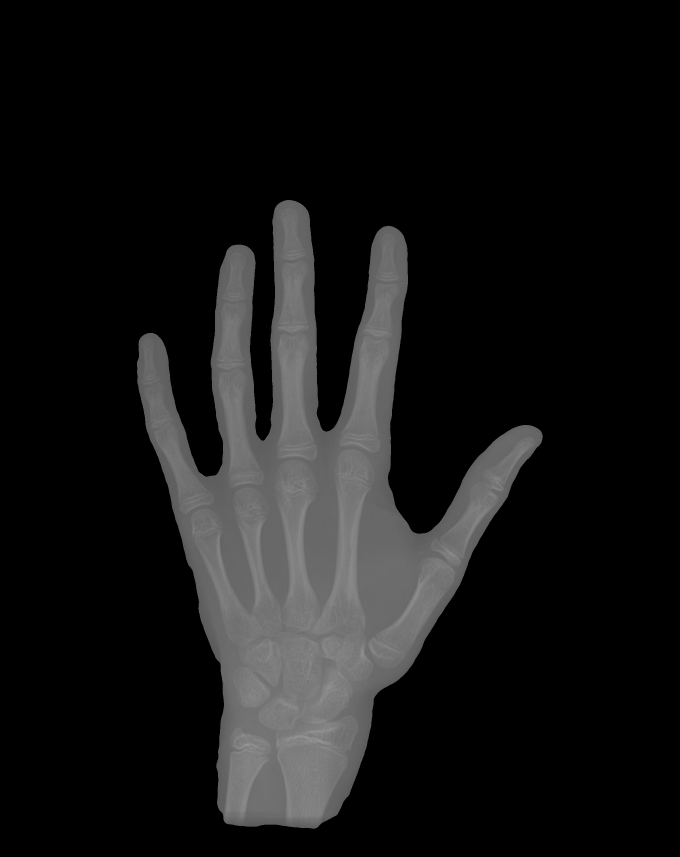
#> input picture archive (1)_segmented/testing/4398.png, 2040 x 2570 px (shown at 1/3 size)
$ python -i segmentation.py   (imports and definitions only)
#> lines starting #> are read from the running program, lines starting #| are printed output that depends on the picture; after the words box and inside, x2 and y2 are one past the last pixel; in counts of white or black regions, pixels touching at a corner belong together
#> further down, picture is the input picture: shape (2570, 2040); min 0, max 153, mean 21.4
import argparse
from pathlib import Path

import cv2
import numpy as np
from PIL import Image


SCRIPT_DIR = Path(__file__).resolve().parent
PROJECT_ROOT = SCRIPT_DIR.parent
DEFAULT_INPUT_DIR = PROJECT_ROOT / "archive (1)"
VALID_SUFFIXES = {".png", ".jpg", ".jpeg", ".bmp", ".tif", ".tiff"}


def get_inner_crop_bbox_two_pass(img: np.ndarray) -> tuple[int, int, int, int]:
    """
    Find the inner bounding box in two passes:
    1. Strip pure black scanner padding.
    2. Try to skip a thick gray bevel-like frame.
    """
    # Pass 1: remove black padding.
    mask_nonblack = (img > 5).astype(np.uint8)
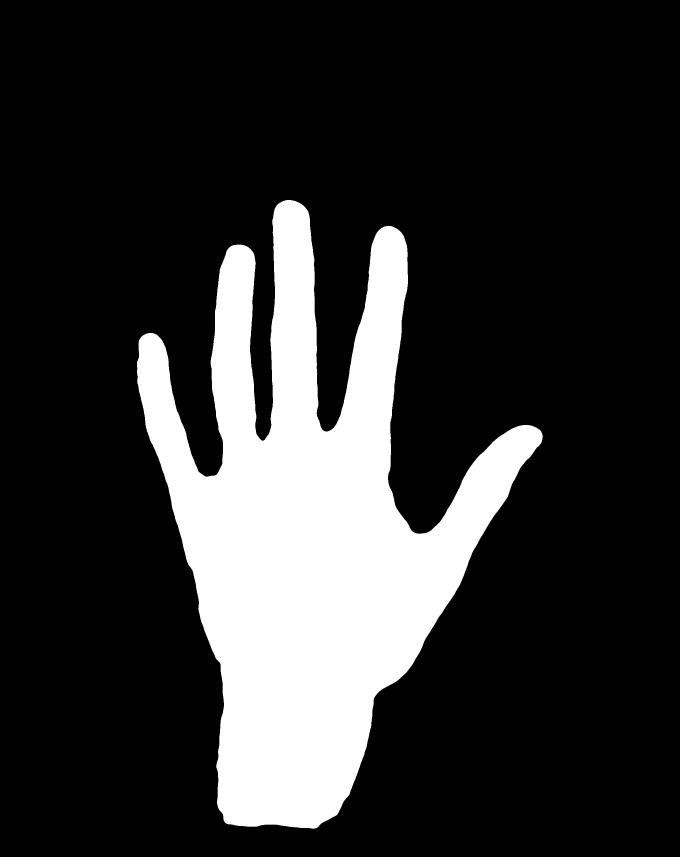
#> mask_nonblack: shape (2570, 2040) (shown at 1/3 size); values 0 (black) and 1 (white), 19.2% white; 1 white region, box (x1, y1, x2, y2) and area: (411, 600, 1628, 2486) 1008610
    x1, y1, bw1, bh1 = cv2.boundingRect(mask_nonblack)
#> x1 = 411; y1 = 600; bw1 = 1217; bh1 = 1886

    if bw1 == 0 or bh1 == 0:
        return 0, 0, img.shape[1], img.shape[0]

    crop1 = img[y1:y1+bh1, x1:x1+bw1]

    # Pass 2: detect the inner area past the gray frame.
    h, w = crop1.shape
#> h = 1886; w = 1217
    th, _ = cv2.threshold(crop1, 0, 255, cv2.THRESH_BINARY + cv2.THRESH_OTSU)
#> th = 0

    if th < 10:
        return x1, y1, x1 + bw1, y1 + bh1

    bg_mask = (crop1 < th).astype(np.uint8)
    n, labels, stats, centroids = cv2.connectedComponentsWithStats(bg_mask, connectivity=8)

    min_x, min_y = w, h
    max_x, max_y = 0, 0
    found_any = False
    margin = int(min(w, h) * 0.02)

    for j in range(1, n):
        area = stats[j, cv2.CC_STAT_AREA]
        # Ignore small noisy components.
        if area < w * h * 0.05:
            continue

        bx = stats[j, cv2.CC_STAT_LEFT]
        by = stats[j, cv2.CC_STAT_TOP]
        bbw = stats[j, cv2.CC_STAT_WIDTH]
        bbh = stats[j, cv2.CC_STAT_HEIGHT]

        touches_border = (bx < margin) or (by < margin) or \
                         (bx + bbw > w - margin) or (by + bbh > h - margin)

        # Components away from the border are likely the background inside the frame.
        if not touches_border:
            min_x = min(min_x, bx)
            min_y = min(min_y, by)
            max_x = max(max_x, bx + bbw)
            max_y = max(max_y, by + bbh)
            found_any = True

    if found_any:
        pad = 5
        final_x1 = x1 + max(0, min_x - pad)
        final_y1 = y1 + max(0, min_y - pad)
        final_x2 = x1 + min(w, max_x + pad)
        final_y2 = y1 + min(h, max_y + pad)
        return final_x1, final_y1, final_x2, final_y2
    else:
        # Fall back to the first crop if no enclosed inner region was found.
        return x1, y1, x1 + bw1, y1 + bh1


def adaptive_multi_otsu(median_blur: np.ndarray) -> tuple[int, np.ndarray]:
    """
    Split the histogram into three classes:
    1. Very dark pixels (borders or noise)
    2. Background
    3. Foreground (hand)
    Pick the threshold that best separates background from hand.
    """
    mask_valid = median_blur > 10
    if mask_valid.sum() == 0:
        return 0, np.zeros_like(median_blur)

    pixels = median_blur[mask_valid]
    hist, _ = np.histogram(pixels, bins=256, range=(0, 255))
    hist = hist.astype(float)
    total = hist.sum()
    sum_total = np.dot(np.arange(256), hist)

    maximum = 0.0
    th1, th2 = 0, 0
    w0, sum0 = 0.0, 0.0
    for i in range(254):
        w0 += hist[i]
        if w0 == 0:
            continue
        sum0 += i * hist[i]
        m0 = sum0 / w0

        w1, sum1 = 0.0, 0.0
        for j in range(i + 1, 255):
            w1 += hist[j]
            if w1 == 0:
                continue
            sum1 += j * hist[j]
            m1 = sum1 / w1

            w2 = total - w0 - w1
            if w2 <= 0:
                break
            sum2 = sum_total - sum0 - sum1
            m2 = sum2 / w2

            between = w0 * (m0)**2 + w1 * (m1)**2 + w2 * (m2)**2
            if between > maximum:
                maximum = between
                th1 = i
                th2 = j

    # Decide which threshold is the useful split.
    c0_size = hist[:th1 + 1].sum()
    # If the darkest class is small, treat it as border noise and use th2.
    if c0_size < total * 0.15:
        chosen_th = th2
    else:
        chosen_th = th1

    _, mask_high = cv2.threshold(median_blur, chosen_th, 255, cv2.THRESH_BINARY)
    return chosen_th, mask_high


def get_largest_component(mask: np.ndarray) -> np.ndarray:
    mask = (mask > 0).astype(np.uint8)
    n, cc, stats, _ = cv2.connectedComponentsWithStats(mask, connectivity=8)
    if n <= 1:
        return mask
    largest_id = 1 + np.argmax(stats[1:, cv2.CC_STAT_AREA])
    return (cc == largest_id).astype(np.uint8)


def fill_holes(mask: np.ndarray) -> np.ndarray:
    """Fill holes via contours instead of floodFill from (0, 0)."""
    mask = (mask > 0).astype(np.uint8) * 255
    contours, _ = cv2.findContours(mask, cv2.RETR_EXTERNAL, cv2.CHAIN_APPROX_SIMPLE)
    cv2.drawContours(mask, contours, -1, 255, -1)
    return (mask > 0).astype(np.uint8)


def save_gray(arr: np.ndarray, path: Path) -> None:
    Image.fromarray(arr.astype(np.uint8)).save(str(path))


# [6 lines left out: function iter_image_files, not called in this run]


def create_smooth_organic_mask(img: np.ndarray) -> np.ndarray:
    # 1. Tight inner crop with a two-pass box search.
    left, top, right, bottom = get_inner_crop_bbox_two_pass(img)
#> left = 411; top = 600; right = 1628; bottom = 2486
    top, bottom = max(0, top), min(img.shape[0], bottom)
    left, right = max(0, left), min(img.shape[1], right)

    crop = img[top:bottom, left:right].copy()
    if crop.size == 0:
        # Fall back to the full image if cropping fails.
        crop = img.copy()
        top, left = 0, 0
        bottom, right = img.shape

    # 2. Clear a thin outer band so scanner lines and edge junk do not
    # blur into a closed frame that confuses GrabCut.
    h_crop, w_crop = crop.shape
#> h_crop = 1886; w_crop = 1217
    margin_y = max(1, int(h_crop * 0.025))
#> margin_y = 47
    margin_x = max(1, int(w_crop * 0.025))
#> margin_x = 30
    crop[:margin_y, :] = 0
    crop[-margin_y:, :] = 0
    crop[:, :margin_x] = 0
    crop[:, -margin_x:] = 0
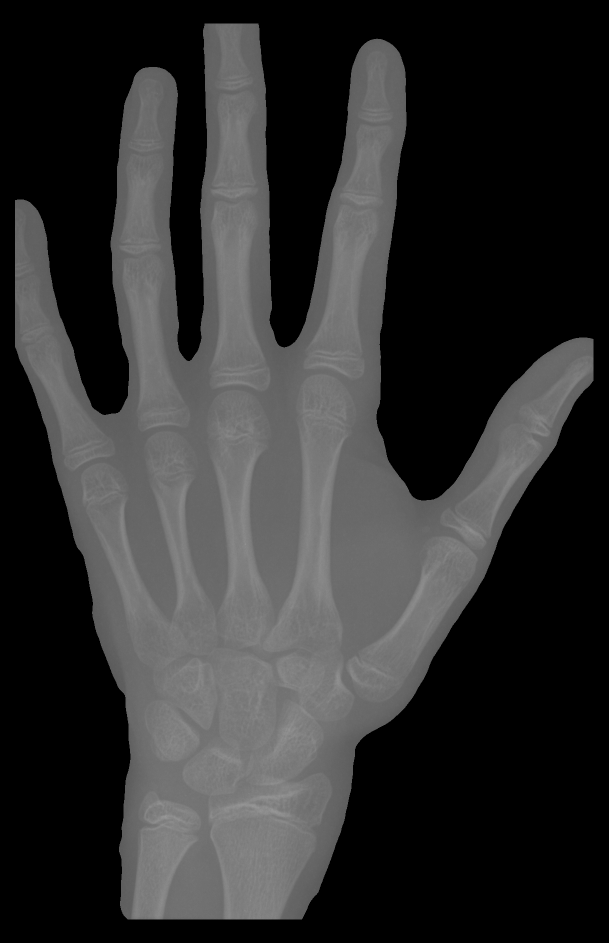
#> crop: shape (1886, 1217) (shown at 1/2 size); min 0, max 153, mean 47.8

    # 3. Percentile clipping removes extreme outliers.
    p_low = np.percentile(crop, 3)
#> p_low = 0
    p_high = np.percentile(crop, 97)
#> p_high = 128
    clipped = np.clip(crop, p_low, p_high)

    # 4. Z-score normalization evens out contrast.
    mean_val = np.mean(clipped)
#> mean_val = 47.71
    std_val = np.std(clipped)
#> std_val = 55.45

    if std_val == 0:
        img_norm = clipped.astype(np.uint8)
    else:
        z_scores = (clipped - mean_val) / (std_val + 1e-6)
        # Clamp z-scores from [-3, 3] into [0, 255].
        z_range = 3.0
        img_norm_float = (z_scores + z_range) / (2 * z_range) * 255.0
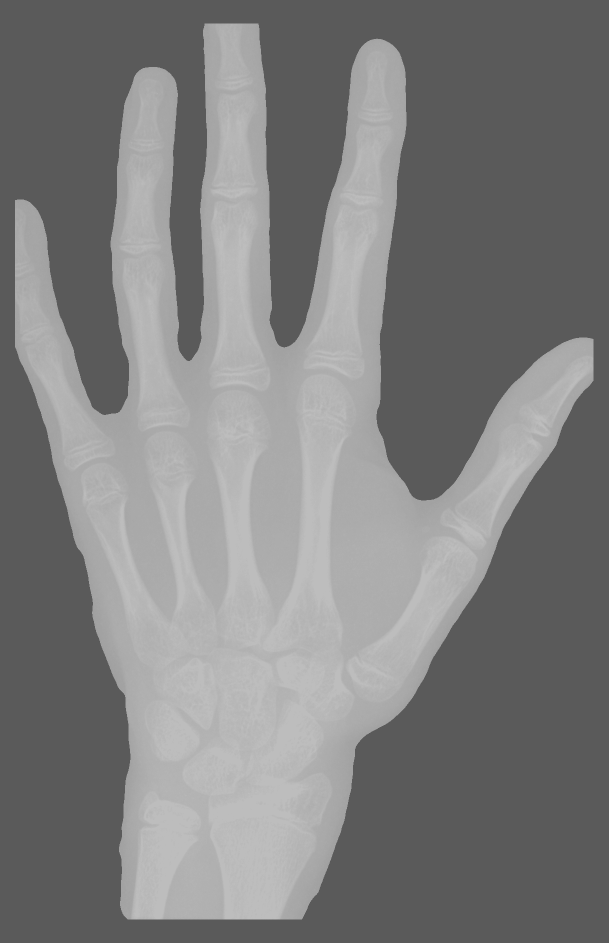
#> img_norm_float: shape (1886, 1217) float64 (shown at 1/2 size); min 90.93, max 189, mean 127.5
        img_norm = np.clip(img_norm_float, 0, 255).astype(np.uint8)

    # 5. Low-pass filtering smooths the normalized image.
    tiefpass = cv2.GaussianBlur(img_norm, (15, 15), 0)
    median_blur = cv2.medianBlur(tiefpass, 11)

    # 6. Adaptive multi-Otsu thresholding.
    th_high, mask_high = adaptive_multi_otsu(median_blur)
#> in adaptive_multi_otsu, `mask_valid = median_blur > 10`: mask_valid: shape (1886, 1217) bool; every value is 1
#> in adaptive_multi_otsu, `hist, _ = np.histogram(pixels, bins=256, range=(0, 255))`: hist = 256 values, max 1256985 at index 90, min 0 at index 0, mean 8965.9
#> in adaptive_multi_otsu, `total = hist.sum()`: total = 2295262
#> in adaptive_multi_otsu, `sum_total = np.dot(np.arange(256), hist)`: sum_total = 290937026
#> after the loop in adaptive_multi_otsu, `for i in range(254):`: maximum = 4.09e+10; sum0 = 290937026; th1 = 128; th2 = 174; w0 = 2295262
#> in adaptive_multi_otsu, `c0_size = hist[:th1 + 1].sum()`: c0_size = 1311514
#> in adaptive_multi_otsu, `chosen_th = th1`: chosen_th = 128
#> in adaptive_multi_otsu, `_, mask_high = cv2.threshold(median_blur, chosen_th, 255, cv2.THRESH_B..`:
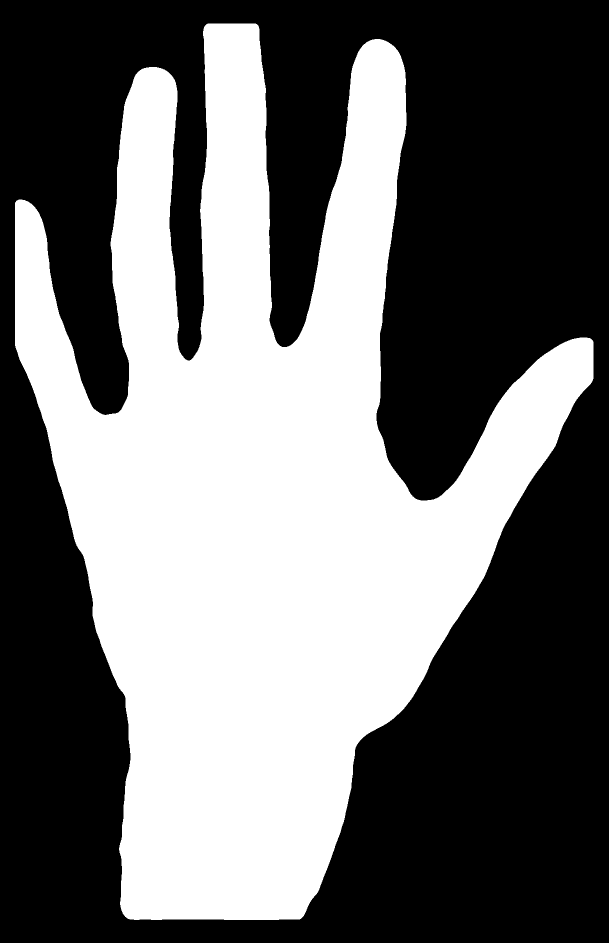
#> mask_high: shape (1886, 1217) (shown at 1/2 size); 42.9% white; 1 white region, box (x1, y1, x2, y2) and area: (30, 47, 1187, 1840) 983748
#> th_high = 128

    sure_bg_mask = cv2.dilate(mask_high, np.ones((51, 51), np.uint8), iterations=2)
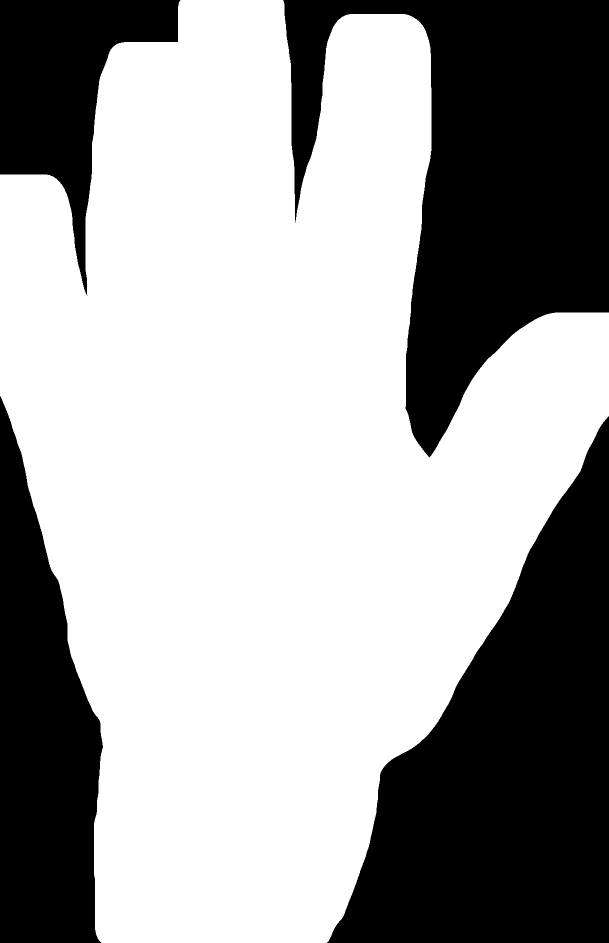
#> sure_bg_mask: shape (1886, 1217) (shown at 1/2 size); 63.1% white; 5 black regions (1 under 20 px), largest, box (x1, y1, x2, y2) and area: (654, 833, 1217, 1886) 313095, (566, 0, 1217, 915) 297291, (0, 792, 206, 1886) 149054, (0, 0, 361, 590) 88488
    sure_bg_pixels = median_blur[sure_bg_mask == 0]
    bg_max = np.percentile(sure_bg_pixels, 99) if sure_bg_pixels.size > 0 else 0
#> bg_max = 90
    th_low = max(bg_max + 1, th_high * 0.45)
#> th_low = 91

    _, mask_low = cv2.threshold(median_blur, th_low, 255, cv2.THRESH_BINARY)
#> mask_low: shape (1886, 1217); 44.9% white; 1 white region, box (x1, y1, x2, y2) and area: (25, 42, 1192, 1845) 1029766

    current_mask = mask_high.copy()
    while True:
        dilated = cv2.dilate(current_mask, np.ones((3, 3), np.uint8))
        candidates = cv2.bitwise_and(mask_low, dilated)
        new_mask = cv2.bitwise_or(current_mask, candidates)
        if np.array_equal(current_mask, new_mask):
            break
        current_mask = new_mask

    # 7. Drop small border-touching blobs unless they are large enough to be the hand.
    h, w = current_mask.shape
#> h = 1886; w = 1217
    border_mask = np.zeros((h, w), dtype=np.uint8)
    border_mask[0:5, :] = 1
    border_mask[:, 0:5] = 1
    border_mask[:, -5:] = 1

    n, cc, _, _ = cv2.connectedComponentsWithStats(current_mask, connectivity=8)
#> n = 2
    valid_mask = np.zeros_like(current_mask)
    for component_id in range(1, n):
        component = (cc == component_id).astype(np.uint8)
        # Keep components that stay off the border, or are large enough to be the hand.
        if not np.any(cv2.bitwise_and(component, border_mask)) or component.sum() > (h * w * 0.05):
            valid_mask = cv2.bitwise_or(valid_mask, component * 255)

    rough_mask = cv2.morphologyEx(
        valid_mask,
        cv2.MORPH_CLOSE,
        cv2.getStructuringElement(cv2.MORPH_ELLIPSE, (11, 11)),
    )
#> rough_mask: shape (1886, 1217); 44.9% white; 1 white region, box (x1, y1, x2, y2) and area: (25, 42, 1192, 1845) 1029769

    rough_mask = get_largest_component(rough_mask) * 255
#> in get_largest_component, `n, cc, stats, _ = cv2.connectedComponentsWithStats(mask, connectivity=8)`: cc: shape (1886, 1217) int32; values 0 (black) and 1 (white), 44.9% white; 1 white region
#> in get_largest_component, `n, cc, stats, _ = cv2.connectedComponentsWithStats(mask, connectivity=8)`: stats = [[0, 0, 1217, 1886, 1265493], [25, 42, 1167, 1803, 1029769]]
#> in get_largest_component, `largest_id = 1 + np.argmax(stats[1:, cv2.CC_STAT_AREA])`: largest_id = 1
    rough_mask = fill_holes(rough_mask) * 255
#> in fill_holes, `contours, _ = cv2.findContours(mask, cv2.RETR_EXTERNAL, cv2.CHAIN_APPR..`: contours = 1 contour; box (x1, y1, x2, y2) and area: (25, 42, 1192, 1845) 1025640

    snapped_mask = rough_mask.copy().astype(np.uint8)
    if np.any(rough_mask):
        img_color = cv2.cvtColor(median_blur, cv2.COLOR_GRAY2BGR)
        gc_mask = np.full(crop.shape, cv2.GC_BGD, dtype=np.uint8)
#> gc_mask: shape (1886, 1217); every value is 0

        dilated_rough = cv2.dilate(
            rough_mask, np.ones((11, 11), np.uint8), iterations=2
        )
#> dilated_rough: shape (1886, 1217); 49.3% white; 1 white region, box (x1, y1, x2, y2) and area: (15, 32, 1202, 1855) 1132017
        gc_mask[dilated_rough > 0] = cv2.GC_PR_BGD
        gc_mask[rough_mask > 0] = cv2.GC_PR_FGD

        sure_fg = cv2.erode(rough_mask, np.ones((7, 7), np.uint8), iterations=1)
#> sure_fg: shape (1886, 1217); 43.5% white; 1 white region, box (x1, y1, x2, y2) and area: (28, 45, 1189, 1842) 999163
        if np.any(sure_fg):
            gc_mask[sure_fg > 0] = cv2.GC_FGD
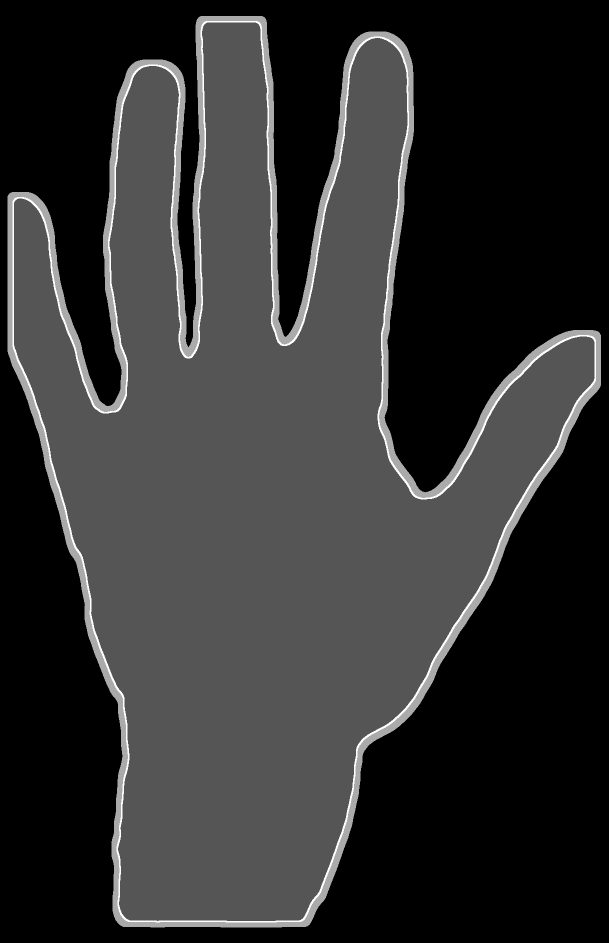
#> gc_mask: shape (1886, 1217) (shown at 1/2 size); min 0, max 3, mean 0.564; drawn with min black and max white

        has_background = np.any((gc_mask == cv2.GC_BGD) | (gc_mask == cv2.GC_PR_BGD))
#> has_background = True
        has_foreground = np.any((gc_mask == cv2.GC_FGD) | (gc_mask == cv2.GC_PR_FGD))
#> has_foreground = True
        if has_background and has_foreground:
            bgd_model = np.zeros((1, 65), np.float64)
            fgd_model = np.zeros((1, 65), np.float64)
            try:
                cv2.grabCut(
                    img_color,
                    gc_mask,
                    None,
                    bgd_model,
                    fgd_model,
                    3,
                    cv2.GC_INIT_WITH_MASK,
                )
                snapped_mask = np.where(
                    (gc_mask == cv2.GC_FGD) | (gc_mask == cv2.GC_PR_FGD), 255, 0
                ).astype(np.uint8)
            except cv2.error:
                pass

    snapped_mask = get_largest_component(snapped_mask) * 255
    smooth_mask = cv2.GaussianBlur(snapped_mask, (31, 31), 0)
    _, smooth_mask = cv2.threshold(smooth_mask, 127, 255, cv2.THRESH_BINARY)
#> smooth_mask: shape (1886, 1217); 44.9% white; 1 white region, box (x1, y1, x2, y2) and area: (25, 42, 1192, 1845) 1029727

    # 8. Place the clean mask back onto the original canvas.
    full_mask = np.zeros_like(img, dtype=np.uint8)
    full_mask[top:bottom, left:right] = smooth_mask
#> full_mask: shape (2570, 2040); 19.6% white; 1 white region, box (x1, y1, x2, y2) and area: (436, 642, 1603, 2445) 1029727

    segmented = img.copy()
    segmented[full_mask == 0] = 0
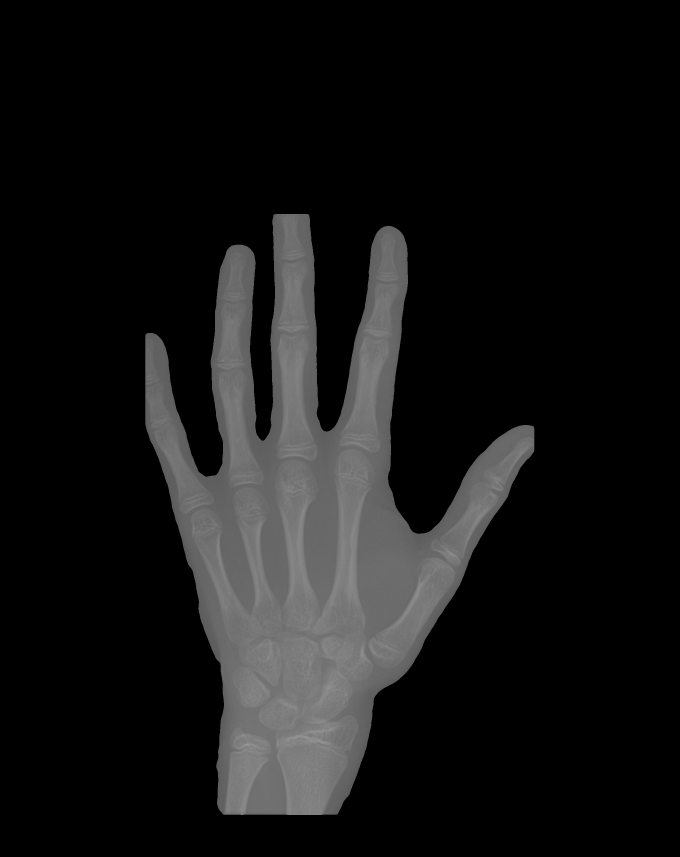
#> segmented: shape (2570, 2040) (shown at 1/3 size); 0.37% of pixels changed, all inside (x1, y1, x2, y2) = (411, 600, 1628, 2486)

    return segmented


# [96 lines left out: functions resolve_output_subdir, process_image, build_output_dir, parse_args, main, not called in this run]


# [2 lines not run here, left out]

>>> import cv2
>>> picture = cv2.imread('archive (1)_segmented/testing/4398.png', cv2.IMREAD_GRAYSCALE)
>>> result = create_smooth_organic_mask(picture)
